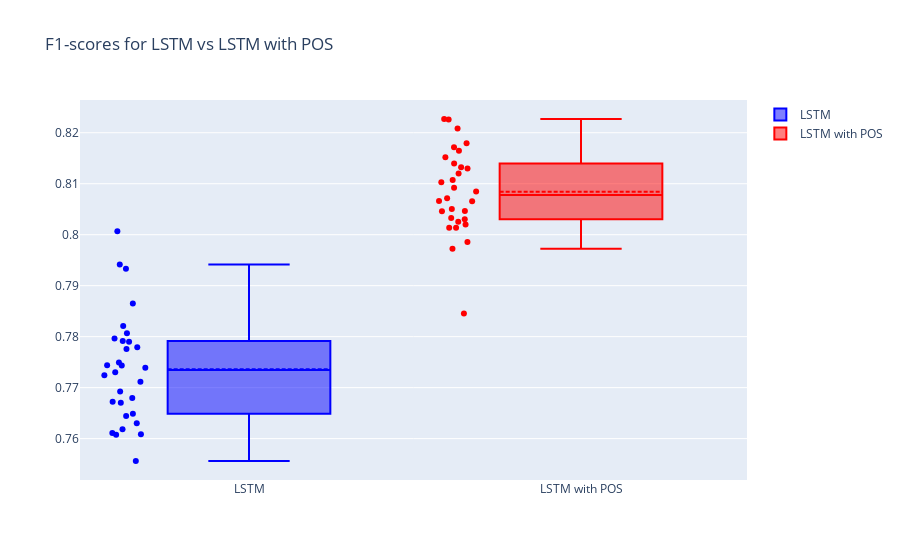

The notebook cell saved with this chart:
### Markdown cell above
### Comparison

### Code cell
import plotly.express as px
import plotly.graph_objects as go
import pandas as pd

df_lstm_results = pd.DataFrame(lstm_results)
df_lstm_with_pos_results = pd.DataFrame(lstm_with_pos_results)

fig = go.Figure()

fig.add_trace(
    go.Box(
        y=df_lstm_results["f1_scores"],
        name="LSTM",
        boxmean=True,
        boxpoints="all",
        marker=dict(color="blue"),
    )
)

fig.add_trace(
    go.Box(
        y=df_lstm_with_pos_results["f1_scores"],
        name="LSTM with POS",
        boxmean=True,
        boxpoints="all",
        marker=dict(color="red"),
    )
)

fig.update_layout(title="F1-scores for LSTM vs LSTM with POS")

fig.show()

### Figure 1 — Plotly figure (JSON) as saved in the notebook; plotly's stock layout.template omitted (floating-point values rounded to 4 significant figures)
{"data": [{"boxmean": true, "boxpoints": "all", "marker": {"color": "blue"}, "name": "LSTM", "type": "box", "y": [0.7618, 0.7644, 0.7776, 0.7744, 0.7608, 0.7607, 0.7933, 0.7749, 0.7679, 0.7556, 0.7724, 0.7743, 0.8007, 0.7796, 0.763, 0.7779, 0.7739, 0.773, 0.779, 0.7672, 0.767, 0.7807, 0.7712, 0.7821, 0.7792, 0.7692, 0.7649, 0.7611, 0.7865, 0.7942]}, {"boxmean": true, "boxpoints": "all", "marker": {"color": "red"}, "name": "LSTM with POS", "type": "box", "y": [0.8165, 0.7986, 0.7845, 0.803, 0.8227, 0.8066, 0.8092, 0.8013, 0.7972, 0.8013, 0.8103, 0.8208, 0.802, 0.813, 0.8046, 0.8226, 0.8179, 0.814, 0.812, 0.8072, 0.8033, 0.8046, 0.8132, 0.8172, 0.8085, 0.8152, 0.8107, 0.8051, 0.8066, 0.8025]}], "layout": {"title": {"text": "F1-scores for LSTM vs LSTM with POS"}}}
